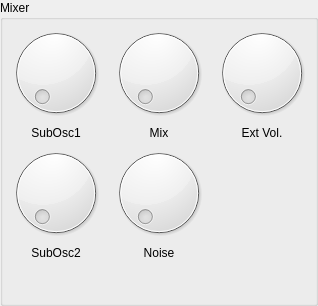
           <widget class="QGroupBox" name="GB_Mix">
            <property name="title">
             <string>Mixer</string>
            </property>
            <layout class="QGridLayout" name="gridLayout_21">
             <property name="leftMargin">
              <number>3</number>
             </property>
             <property name="topMargin">
              <number>3</number>
             </property>
             <property name="rightMargin">
              <number>3</number>
             </property>
             <property name="bottomMargin">
              <number>3</number>
             </property>
             <property name="spacing">
              <number>3</number>
             </property>
             <item row="0" column="0">
              <layout class="QGridLayout" name="gL_Mix">
               <property name="spacing">
                <number>3</number>
               </property>
               <item row="2" column="1">
                <widget class="QDial" name="di_MixNoise">
                 <property name="minimumSize">
                  <size>
                   <width>16</width>
                   <height>16</height>
                  </size>
                 </property>
                 <property name="maximumSize">
                  <size>
                   <width>500</width>
                   <height>500</height>
                  </size>
                 </property>
                 <property name="maximum">
                  <number>127</number>
                 </property>
                </widget>
               </item>
               <item row="0" column="2">
                <widget class="QDial" name="di_MixExtV">
                 <property name="minimumSize">
                  <size>
                   <width>16</width>
                   <height>16</height>
                  </size>
                 </property>
                 <property name="maximumSize">
                  <size>
                   <width>500</width>
                   <height>500</height>
                  </size>
                 </property>
                </widget>
               </item>
               <item row="0" column="1">
                <widget class="QDial" name="di_MixMix">
                 <property name="minimumSize">
                  <size>
                   <width>16</width>
                   <height>16</height>
                  </size>
                 </property>
                 <property name="maximumSize">
                  <size>
                   <width>500</width>
                   <height>500</height>
                  </size>
                 </property>
                 <property name="maximum">
                  <number>127</number>
                 </property>
                </widget>
               </item>
               <item row="2" column="0">
                <widget class="QDial" name="di_MixSOsc2">
                 <property name="minimumSize">
                  <size>
                   <width>16</width>
                   <height>16</height>
                  </size>
                 </property>
                 <property name="maximumSize">
                  <size>
                   <width>500</width>
                   <height>500</height>
                  </size>
                 </property>
                </widget>
               </item>
               <item row="1" column="1">
                <widget class="QLabel" name="lab_MixMix">
                 <property name="text">
                  <string>Mix</string>
                 </property>
                 <property name="alignment">
                  <set>Qt::AlignCenter</set>
                 </property>
                </widget>
               </item>
               <item row="3" column="1">
                <widget class="QLabel" name="lab_MixNoise">
                 <property name="text">
                  <string>Noise</string>
                 </property>
                 <property name="alignment">
                  <set>Qt::AlignCenter</set>
                 </property>
                </widget>
               </item>
               <item row="1" column="2">
                <widget class="QLabel" name="lab_MixExtV">
                 <property name="text">
                  <string>Ext Vol.</string>
                 </property>
                 <property name="alignment">
                  <set>Qt::AlignCenter</set>
                 </property>
                </widget>
               </item>
               <item row="3" column="0">
                <widget class="QLabel" name="lab_MixSOsc2">
                 <property name="text">
                  <string>SubOsc2</string>
                 </property>
                 <property name="alignment">
                  <set>Qt::AlignCenter</set>
                 </property>
                </widget>
               </item>
               <item row="1" column="0">
                <widget class="QLabel" name="lab_MixSOsc1">
                 <property name="text">
                  <string>SubOsc1</string>
                 </property>
                 <property name="alignment">
                  <set>Qt::AlignCenter</set>
                 </property>
                </widget>
               </item>
               <item row="0" column="0">
                <widget class="QDial" name="di_MixSOsc1">
                 <property name="minimumSize">
                  <size>
                   <width>16</width>
                   <height>16</height>
                  </size>
                 </property>
                 <property name="maximumSize">
                  <size>
                   <width>500</width>
                   <height>500</height>
                  </size>
                 </property>
                </widget>
               </item>
               <item row="4" column="0">
                <spacer name="verticalSpacer_7">
                 <property name="orientation">
                  <enum>Qt::Vertical</enum>
                 </property>
                 <property name="sizeHint" stdset="0">
                  <size>
                   <width>20</width>
                   <height>40</height>
                  </size>
                 </property>
                </spacer>
               </item>
              </layout>
             </item>
            </layout>
           </widget>
